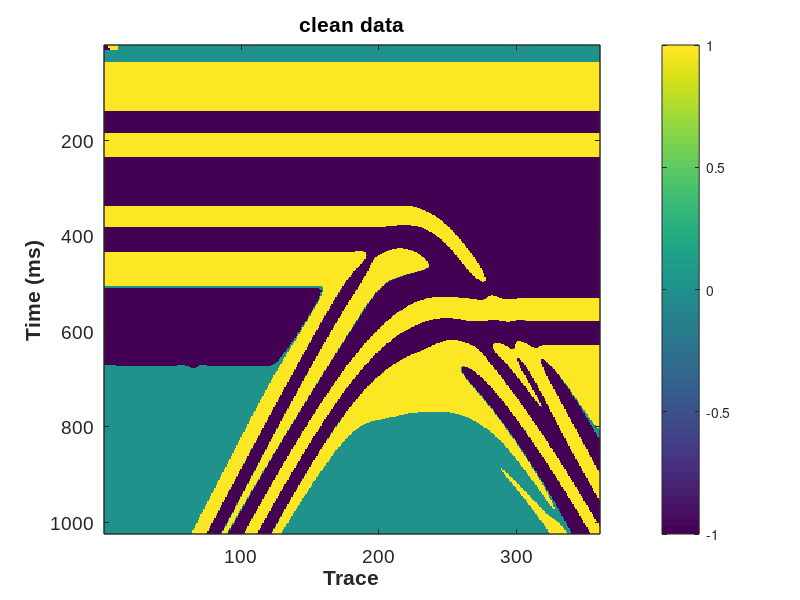
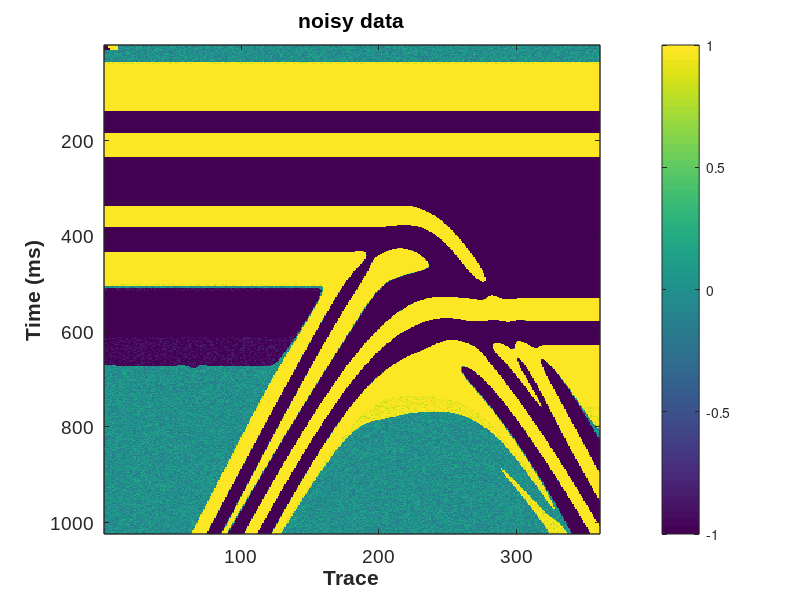

Reproduce these figures in MATLAB, in order. (Note: this script raises an error after producing the figures.)
%% Demo for structure-oriented filtering algorithm of 2D data
%
%  The input free parameters of the slope estimation and structural
%  filtering are listed as follows: 
%-------------------------------------------------------------------------
%  1. slope estimation (str_dip2d.m)
%  din: input data for slope estimation
%  niter: number of non-linear iterations (default value 5-10)
%  liter: number of linear iterations (default value 10-20)
%  order: accuracy order of PWD filter (default value 1 or 2)
%  eps_dv: regualrization parameter in the non-linear iteration (default value 0.01)
%  eps_cg: regualrization parameter in the linear iteration (CG) (default value 1)
%  eps_cg: tolerance in the linear iteration (CG) (default value 0.000001)
%  rect:  size of the triangle smoothing operator (default value 5-10)
%  verb: verbosity flag that controls if printing the iteration number of CG (default value 1)
%-------------------------------------------------------------------------
%  2. structural filtering (str_pwsmooth_lop2d.m)
%  dn: noisy data
%  dip: slope field
%  ns: spray radius (smoothing length) (default value 1-4)
%  order: accuracy order of PWD filter (default value 1 or 2)
%  eps: regularization parameter (default value 0.01);
%
% Copyright (c) 2021 by the Society of Exploration Geophysicists.
% You must read and accept usage terms at:
%    https://software.seg.org/disclaimer.txt before use.

%% Generate synthetic data
clear;clc;close all;

% w=str_ricker(30,0.001,0.1);
% t=zeros(300,1000);
% sigma=300;A=100;B=200;
% for i=1:size(t,2)
% k=floor(-A*exp(-(i-size(t,2)/2).^2/sigma.^2)+B);
% if k>0&&k<=size(t,1)
%     t(k,i)=1;
% end
% end
% for i=1:size(t,2)
% data(:,i)=conv(t(:,i),w);
% end
% data=data(:,1:10:end);
% data=data./max(max(data));

% read legacy_originalTrace.dat into data and transpose
data = load('legacy_originalTrace.dat');
data = data';

scnoi=(rand(size(data))*2-1)*0.2;
dn=data+scnoi;


% plot figures
lim1=-1;lim2=1;
x1=100;y1=100;dx=400;dy=500;

figure;imagesc(data);ax = gca;

set(ax, 'CLim', [lim1 lim2]);
set(gcf,'position',[x1,y1,dx,dy]);
colorbar;xlabel('Trace','FontName','Arial','FontWeight','Bold','FontSize',14);
ylabel('Time (ms)','FontName','Arial','FontWeight','Bold','FontSize',14);
set(gca,'FontName','Arial','FontSize',14,'LineWidth',1);
title('clean data');

figure;imagesc(dn);ax = gca;

set(ax, 'CLim', [lim1 lim2]);
set(gcf,'position',[x1,y1,dx,dy]);
colorbar;xlabel('Trace','FontName','Arial','FontWeight','Bold','FontSize',14);
ylabel('Time (ms)','FontName','Arial','FontWeight','Bold','FontSize',14);
set(gca,'FontName','Arial','FontSize',14,'LineWidth',1);
title('noisy data');

%% Slope estimation
dtemp=dn*0;%dtemp is the preprocessed data
for i=1:size(dn,1)
    dtemp(i,:)=smooth(dn(i,:),5);
end

% default parameter values are suitable for most cases
[dip]=str_dip2d(dtemp);

%plot figures
lim1=-1.2;lim2=2.7;
x1=100;y1=100;dx=400;dy=500;
figure;imagesc(dip);colormap(jet);ax = gca;
set(ax, 'CLim', [lim1 lim2]);
set(gcf,'position',[x1,y1,dx,dy]);
colorbar;xlabel('Trace','FontName','Arial','FontWeight','Bold','FontSize',14);
ylabel('Time (ms)','FontName','Arial','FontWeight','Bold','FontSize',14);
set(gca,'FontName','Arial','FontSize',14,'LineWidth',1);
title('slope field');


%% Structural smoothing
r=2;
eps=0.01;
order=2;
% dn is the input noisy data, d1 is the output smoothed data
d1=str_pwsmooth_lop2d(dn,dip,r,order,eps);



%plot figures
lim1=-1;lim2=1;
x1=100;y1=100;dx=400;dy=500;

figure;imagesc(d1);ax = gca;

set(ax, 'CLim', [lim1 lim2]);
set(gcf,'position',[x1,y1,dx,dy]);
colorbar;xlabel('Trace','FontName','Arial','FontWeight','Bold','FontSize',14);
ylabel('Time (ms)','FontName','Arial','FontWeight','Bold','FontSize',14);
set(gca,'FontName','Arial','FontSize',14,'LineWidth',1);
title('denoising result (proposed)');

figure;imagesc(dn-d1);ax = gca;

set(ax, 'CLim', [lim1 lim2]);
set(gcf,'position',[x1,y1,dx,dy]);
colorbar;xlabel('Trace','FontName','Arial','FontWeight','Bold','FontSize',14);
ylabel('Time (ms)','FontName','Arial','FontWeight','Bold','FontSize',14);
set(gca,'FontName','Arial','FontSize',14,'LineWidth',1);
title('removed noise (proposed)');

figure;imagesc(dtemp);ax = gca;

set(ax, 'CLim', [lim1 lim2]);
set(gcf,'position',[x1,y1,dx,dy]);
colorbar;xlabel('Trace','FontName','Arial','FontWeight','Bold','FontSize',14);
ylabel('Time (ms)','FontName','Arial','FontWeight','Bold','FontSize',14);
set(gca,'FontName','Arial','FontSize',14,'LineWidth',1);
title('denoising result (conventional)');

figure;imagesc(dn-dtemp);ax = gca;

set(ax, 'CLim', [lim1 lim2]);
set(gcf,'position',[x1,y1,dx,dy]);
colorbar;xlabel('Trace','FontName','Arial','FontWeight','Bold','FontSize',14);
ylabel('Time (ms)','FontName','Arial','FontWeight','Bold','FontSize',14);
set(gca,'FontName','Arial','FontSize',14,'LineWidth',1);
title('removed noise (conventional)');

snrn=str_snr(data,dn);
snr1=str_snr(data,d1);
snrc=str_snr(data,dtemp);


% write dip to excel file
xlswrite('dip.xlsx',dip);
